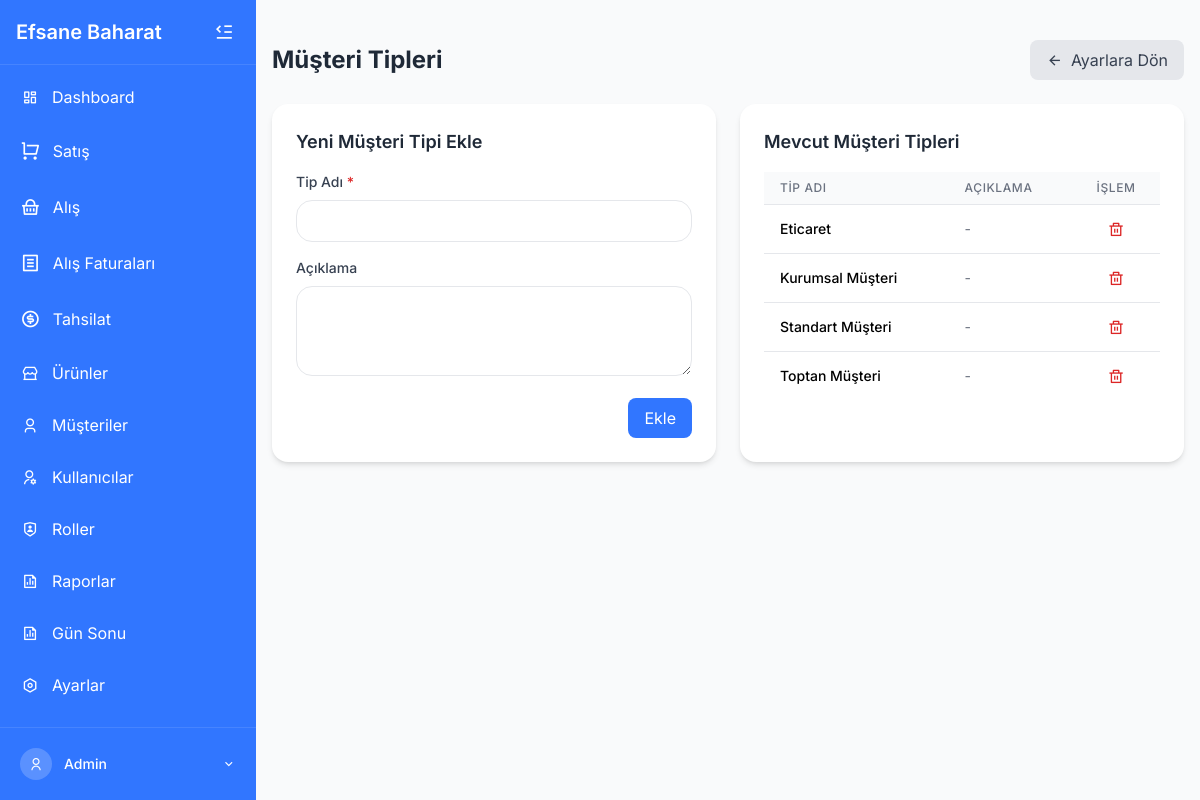
The page /musteri_tipleri.php (signed in) on the database its author committed.
### tables this page shows
CREATE TABLE `musteri_tipleri` (
  `id` int(11) NOT NULL,
  `tip_adi` varchar(50) NOT NULL,
  `aciklama` text DEFAULT NULL,
  `durum` tinyint(1) NOT NULL DEFAULT 1
);

### musteri_tipleri.php (the view, shortened to what this page needs)
<?php
include 'includes/header.php';
$stmt = $pdo->query("SELECT * FROM musteri_tipleri ORDER BY tip_adi");
$musteri_tipleri = $stmt->fetchAll(PDO::FETCH_ASSOC);
?>
<div class="container mx-auto px-4 py-6">
    <div class="flex justify-between items-center mb-6">
        <h1 class="text-2xl font-bold text-gray-800">Müşteri Tipleri</h1>
        <a href="ayarlar.php" class="bg-gray-200 hover:bg-gray-300 text-gray-700 px-4 py-2 rounded-button flex items-center">
            <i class="ri-arrow-left-line mr-2"></i> Ayarlara Dön
        </a>
    </div>
    <div class="grid grid-cols-1 md:grid-cols-2 gap-6">
        <div class="bg-white rounded-lg shadow-md p-6">
            <h2 class="text-lg font-semibold text-gray-800 mb-4">Yeni Müşteri Tipi Ekle</h2>
            <form method="POST" action="">
                <div class="mb-4">
                    <label for="tip_adi" class="block text-sm font-medium text-gray-700 mb-2">Tip Adı <span class="text-red-600">*</span></label>
                    <input
                        type="text"
                        id="tip_adi"
                        name="tip_adi"
                        class="w-full px-4 py-2 border rounded-lg focus:outline-none focus:ring-2 focus:ring-primary"
                        required
                    >
                </div>
                <div class="mb-4">
                    <label for="aciklama" class="block text-sm font-medium text-gray-700 mb-2">Açıklama</label>
                    <textarea
                        id="aciklama"
                        name="aciklama"
                        rows="3"
                        class="w-full px-4 py-2 border rounded-lg focus:outline-none focus:ring-2 focus:ring-primary"
                    ></textarea>
                </div>
                <div class="flex justify-end">
                    <button
                        type="submit"
                        class="bg-primary hover:bg-blue-600 text-white px-4 py-2 rounded-button"
                    >
                        Ekle
                    </button>
                </div>
            </form>
        </div>
        <div class="bg-white rounded-lg shadow-md p-6">
            <h2 class="text-lg font-semibold text-gray-800 mb-4">Mevcut Müşteri Tipleri</h2>
            <?php if (empty($musteri_tipleri)): ?>
            <p class="text-gray-500">Henüz müşteri tipi eklenmemiş.</p>
            <?php else: ?>
            <div class="overflow-x-auto">
                <table class="min-w-full bg-white">
                    <thead>
                        <tr class="bg-gray-50 border-b">
                            <th class="px-4 py-2 text-left text-xs font-medium text-gray-500 uppercase tracking-wider">Tip Adı</th>
                            <th class="px-4 py-2 text-left text-xs font-medium text-gray-500 uppercase tracking-wider">Açıklama</th>
                            <th class="px-4 py-2 text-center text-xs font-medium text-gray-500 uppercase tracking-wider">İşlem</th>
                        </tr>
                    </thead>
                    <tbody class="divide-y divide-gray-200">
                        <?php foreach ($musteri_tipleri as $tip): ?>
                        <tr class="hover:bg-gray-50">
                            <td class="px-4 py-3 text-sm font-medium"><?= htmlspecialchars($tip['tip_adi']) ?></td>
                            <td class="px-4 py-3 text-sm text-gray-500"><?= htmlspecialchars($tip['aciklama'] ?: '-') ?></td>
                            <td class="px-4 py-3 text-center">
                                <form method="POST" action="" onsubmit="return confirm('Bu müşteri tipini silmek istediğinizden emin misiniz?');">
                                    <button
                                        type="submit"
                                        class="text-red-600 hover:text-red-800"
                                        title="Sil"
                                    >
                                        <i class="ri-delete-bin-line"></i>
                                    </button>
                                </form>
                            </td>
                        </tr>
                        <?php endforeach; ?>
                    </tbody>
                </table>
            </div>
            <?php endif; ?>
        </div>
    </div>
</div>
<?php include 'includes/footer.php'; ?>

### includes/header.php (style rules this page uses)
:where([class^="ri-"])::before { content: "\f3c2"; }
body { font-family: 'Inter', sans-serif; }

### rows shown on the page
musteri_tipleri: tip_adi "Eticaret", aciklama "-"
musteri_tipleri: tip_adi "Kurumsal Müşteri", aciklama "-"
musteri_tipleri: tip_adi "Standart Müşteri", aciklama "-"
musteri_tipleri: tip_adi "Toptan Müşteri", aciklama "-"

### other values the page prints
$_SESSION['kullanici_adi'] "Admin"
